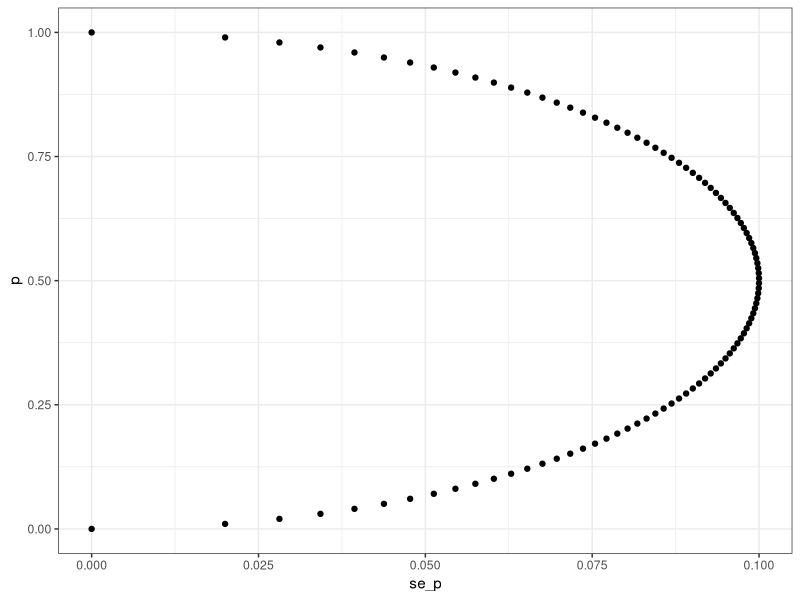
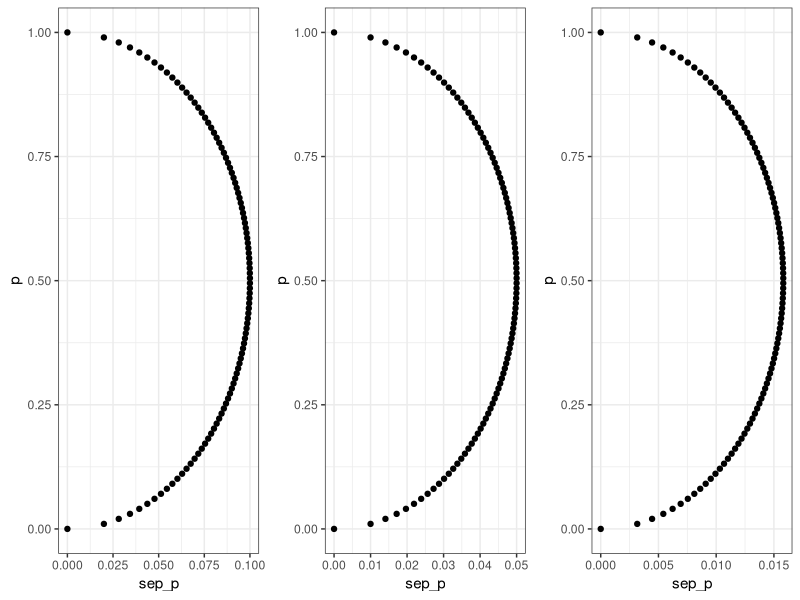
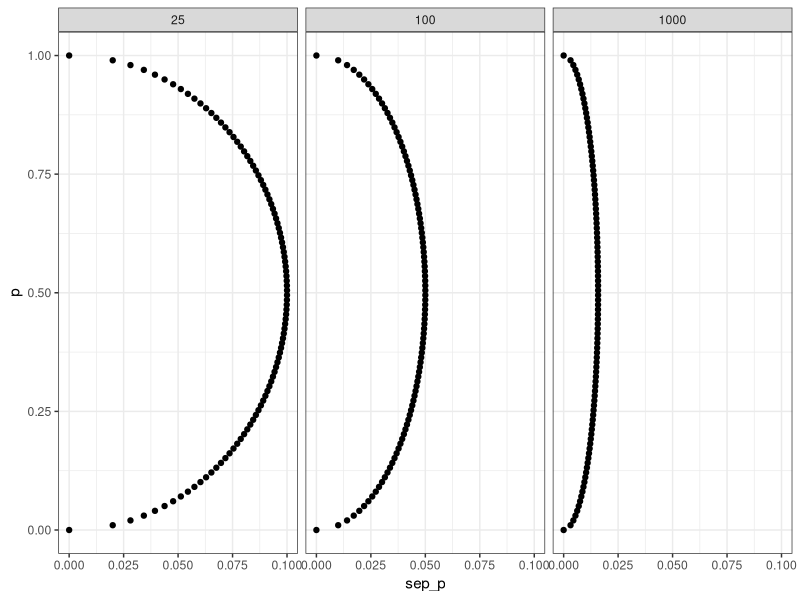

Generate these figures, in order, with R:
## ---- chunk 1
p <- seq(0, 1, length = 100)
p
N <- 25
se_p <- sqrt(p*(1-p) / N)
se_p

library(ggplot2)
dat <- data.frame(p = p, sep_p = se_p)
ggplot(dat) + 
  geom_point(aes(x = se_p, y = p)) + 
  theme_bw()

## ---- chunk 2
library(gridExtra)
N <- c(25, 100, 1000)
g <- NULL

for (i in 1:length(N)) {
  p <- seq(0, 1, length = 100)
  se_p <- sqrt(p*(1-p) / N[i])
  dat <- data.frame(p = p, sep_p = se_p)
  
  g[[i]] <- 
    ggplot(dat, aes(x = sep_p, y = p)) + 
    geom_point() + 
    theme_bw()
}

grid.arrange(grobs = g, ncol= 3)

# X axis is different on plots !! 
# As larger N, standard error is smaller. 

## ---- chunk 3
library(gridExtra)
N <- c(25, 100, 1000)
dat <- NULL

for (i in 1:length(N)) {
  p <- seq(0, 1, length = 100)
  se_p <- sqrt(p*(1-p) / N[i])
  tmp <- data.frame(p = p, sep_p = se_p, N = N[i])
  dat <- rbind(dat, tmp)
}

ggplot(dat, aes(x = sep_p, y = p)) +
  geom_point() + 
  facet_wrap(~N) +
  theme_bw()

# As larger N, standard error is smaller. 

## ---- chunk 4
N <- 25
p <- 0.45
sqrt(p*(1-p) + p*(1-p))/N

## ---- chunk 5
# c ? 

